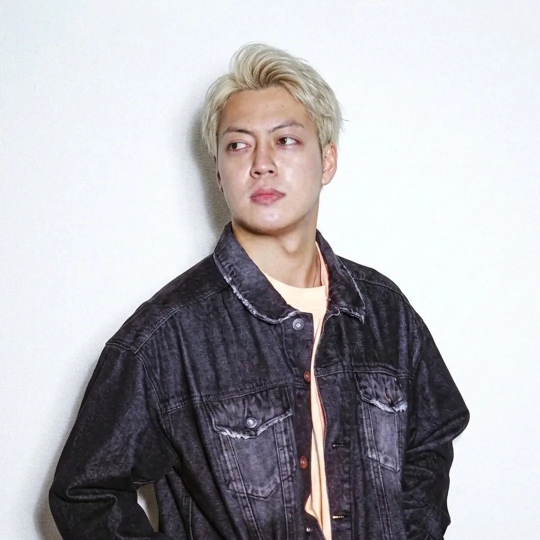
#> input picture uploads/casparia.webp, 1080 x 1080 px (shown at 1/2 size); its folder holds only this picture in this run
$ python build-images.py
#> lines starting #> are read from the running program, lines starting #| are printed output that depends on the picture
"""サイト表示用の画像を uploads/ の元画像から生成する。

使い方（リポジトリのルートで実行）:
    pip install pillow   # Pillow 11.2 以上（AVIF 対応）
    python tools/build-images.py

出演者写真を追加するときは:
  1. 元画像を uploads/<名前>.webp として置く（1:1 なら 1080×1080、16:9 なら 1920×1080 推奨）
  2. このスクリプトを実行 → uploads/resized/<名前>-360/-640 の .avif / .webp ができる
     （16:9 など横長の写真は -1080 も生成）
  3. index.html の LINE UP に、既存の出演者と同じ <picture> を追加する
"""
from pathlib import Path

from PIL import Image

ROOT = Path(__file__).resolve().parent.parent
SRC = ROOT / "uploads"
OUT = SRC / "resized"

BG = (10, 14, 20, 255)  # サイトの背景色 #0A0E14

# 正方形の写真として扱わないファイル
NON_PHOTOS = {"logo-landscape-volume5.png", "favicon.png", "video-poster.jpg"}
# OGP の元画像は photo/ogp.jpg（正方形のフライヤー）。差し替えたらこのスクリプトを実行する


def save_pair(img, stem, webp_q, avif_q):
    img.save(OUT / f"{stem}.webp", "WEBP", quality=webp_q, method=6)
    img.save(OUT / f"{stem}.avif", "AVIF", quality=avif_q, speed=4)


def resize_w(img, w):
    return img.resize((w, round(w * img.height / img.width)), Image.LANCZOS)


def build_photos():
    for path in sorted(SRC.glob("*.webp")):
        if path.name in NON_PHOTOS:
            continue
        img = Image.open(path).convert("RGB")
#> img is the input picture: PIL image 1080x1080 RGB; mean R, G, B 177.3, 175.7, 180.2
        # 16:9 などの横長写真は全幅（SPECIAL GUEST）で使うため 1080px も用意
        widths = (360, 640) if img.width == img.height else (360, 640, 1080)
#> widths = (360, 640)
        for w in widths:
            save_pair(resize_w(img, w), f"{path.stem}-{w}", webp_q=80, avif_q=60)
#> this loop made 1 pass
#> pass 1, in save_pair, `img.save(OUT / f"{stem}.webp", "WEBP", quality=webp_q, method=6)`:
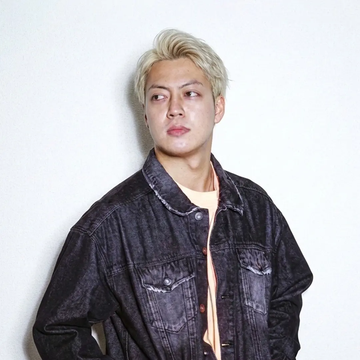
#> saved as casparia-360.webp: PIL image 360x360 RGB; mean R, G, B 177.3, 175.7, 180.2
        print("photo :", path.name)


# [51 lines left out: functions build_logo, build_poster, build_icons, build_ogp, not called in this run]


if __name__ == "__main__":
    OUT.mkdir(exist_ok=True)
#> (the run stopped early here; a loop or call above may not have finished)

$ run again, on uploads/kaname.webp
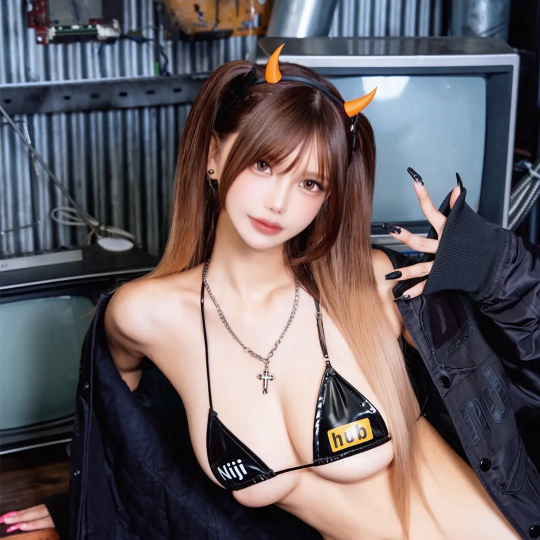
#> input picture uploads/kaname.webp, 1080 x 1080 px (shown at 1/2 size)
#> in build_photos, img is the input picture: PIL image 1080x1080 RGB; mean R, G, B 104, 96.3, 100.2
#> the loop in build_photos, `for w in widths:` made 1 pass
#> pass 1, in save_pair, `img.save(OUT / f"{stem}.webp", "WEBP", quality=webp_q, method=6)`:
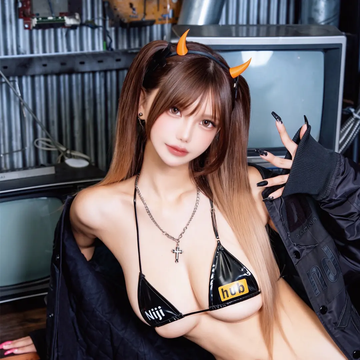
#> saved as kaname-360.webp: PIL image 360x360 RGB; mean R, G, B 104, 96.3, 100.2

$ run again, on uploads/cocos.webp
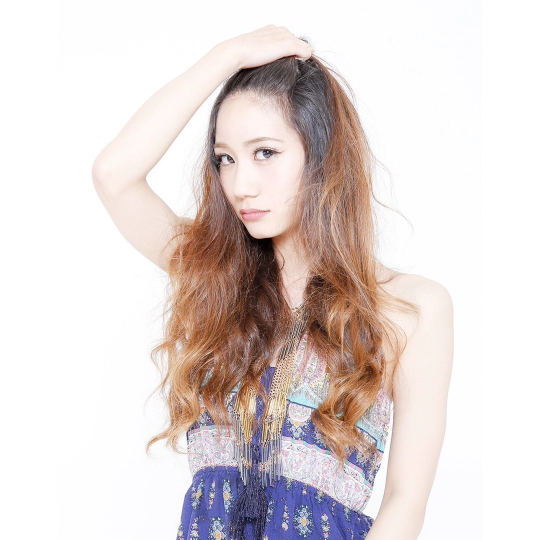
#> input picture uploads/cocos.webp, 1080 x 1080 px (shown at 1/2 size)
#> in build_photos, img is the input picture: PIL image 1080x1080 RGB; mean R, G, B 225.2, 215.2, 213.6
#> the loop in build_photos, `for w in widths:` made 1 pass
#> pass 1, in save_pair, `img.save(OUT / f"{stem}.webp", "WEBP", quality=webp_q, method=6)`:
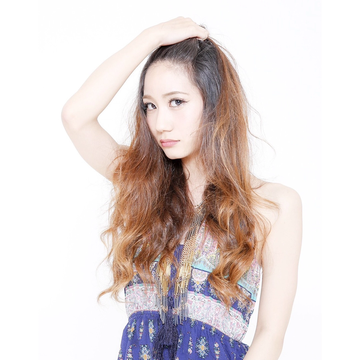
#> saved as cocos-360.webp: PIL image 360x360 RGB; mean R, G, B 225.2, 215.2, 213.6
